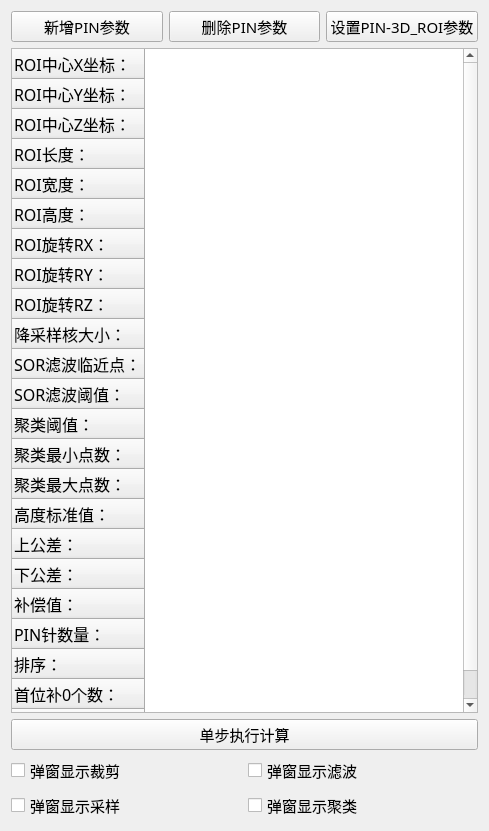
              <widget class="QWidget" name="scrollAreaWidgetContents_2">
               <property name="geometry">
                <rect>
                 <x>0</x>
                 <y>0</y>
                 <width>489</width>
                 <height>831</height>
                </rect>
               </property>
               <layout class="QVBoxLayout" name="verticalLayout_19">
                <item>
                 <layout class="QVBoxLayout" name="verticalLayout_16" stretch="1,20,3">
                  <item>
                   <layout class="QHBoxLayout" name="horizontalLayout_44">
                    <item>
                     <widget class="QPushButton" name="pBtn_AddPinROI">
                      <property name="font">
                       <font>
                        <family>微软雅黑</family>
                        <pointsize>11</pointsize>
                        <weight>50</weight>
                        <bold>false</bold>
                       </font>
                      </property>
                      <property name="text">
                       <string>新增PIN参数</string>
                      </property>
                     </widget>
                    </item>
                    <item>
                     <widget class="QPushButton" name="pBtn_DeletePinROI">
                      <property name="font">
                       <font>
                        <family>微软雅黑</family>
                        <pointsize>11</pointsize>
                        <weight>50</weight>
                        <bold>false</bold>
                       </font>
                      </property>
                      <property name="text">
                       <string>删除PIN参数</string>
                      </property>
                     </widget>
                    </item>
                    <item>
                     <widget class="QPushButton" name="pBtn_PickCropPinPoint">
                      <property name="font">
                       <font>
                        <family>微软雅黑</family>
                        <pointsize>11</pointsize>
                        <weight>50</weight>
                        <bold>false</bold>
                       </font>
                      </property>
                      <property name="toolTip">
                       <string>请按shift+鼠标左键点击，选取要裁剪区域的中心点</string>
                      </property>
                      <property name="text">
                       <string>设置PIN-3D_ROI参数</string>
                      </property>
                     </widget>
                    </item>
                   </layout>
                  </item>
                  <item>
                   <widget class="QTableWidget" name="tbeW_PInParams">
                    <property name="font">
                     <font>
                      <family>微软雅黑</family>
                      <pointsize>11</pointsize>
                      <weight>50</weight>
                      <bold>false</bold>
                     </font>
                    </property>
                    <row>
                     <property name="text">
                      <string>ROI中心X坐标：</string>
                     </property>
                     <property name="font">
                      <font>
                       <family>宋体</family>
                       <pointsize>12</pointsize>
                      </font>
                     </property>
                     <property name="textAlignment">
                      <set>AlignLeading|AlignVCenter</set>
                     </property>
                    </row>
                    <row>
                     <property name="text">
                      <string>ROI中心Y坐标：</string>
                     </property>
                     <property name="font">
                      <font>
                       <family>宋体</family>
                       <pointsize>12</pointsize>
                      </font>
                     </property>
                     <property name="textAlignment">
                      <set>AlignLeading|AlignVCenter</set>
                     </property>
                    </row>
                    <row>
                     <property name="text">
                      <string>ROI中心Z坐标：</string>
                     </property>
                     <property name="font">
                      <font>
                       <family>宋体</family>
                       <pointsize>12</pointsize>
                      </font>
                     </property>
                     <property name="textAlignment">
                      <set>AlignLeading|AlignVCenter</set>
                     </property>
                    </row>
                    <row>
                     <property name="text">
                      <string>ROI长度：</string>
                     </property>
                     <property name="font">
                      <font>
                       <family>宋体</family>
                       <pointsize>12</pointsize>
                      </font>
                     </property>
                     <property name="textAlignment">
                      <set>AlignLeading|AlignVCenter</set>
                     </property>
                    </row>
                    <row>
                     <property name="text">
                      <string>ROI宽度：</string>
                     </property>
                     <property name="font">
                      <font>
                       <family>宋体</family>
                       <pointsize>12</pointsize>
                      </font>
                     </property>
                     <property name="textAlignment">
                      <set>AlignLeading|AlignVCenter</set>
                     </property>
                    </row>
                    <row>
                     <property name="text">
                      <string>ROI高度：</string>
                     </property>
                     <property name="font">
                      <font>
                       <family>宋体</family>
                       <pointsize>12</pointsize>
                      </font>
                     </property>
                     <property name="textAlignment">
                      <set>AlignLeading|AlignVCenter</set>
                     </property>
                    </row>
                    <row>
                     <property name="text">
                      <string>ROI旋转RX：</string>
                     </property>
                     <property name="font">
                      <font>
                       <family>宋体</family>
                       <pointsize>12</pointsize>
                      </font>
                     </property>
                     <property name="textAlignment">
                      <set>AlignLeading|AlignVCenter</set>
                     </property>
                    </row>
                    <row>
                     <property name="text">
                      <string>ROI旋转RY：</string>
                     </property>
                     <property name="font">
                      <font>
                       <family>宋体</family>
                       <pointsize>12</pointsize>
                      </font>
                     </property>
                     <property name="textAlignment">
                      <set>AlignLeading|AlignVCenter</set>
                     </property>
                    </row>
                    <row>
                     <property name="text">
                      <string>ROI旋转RZ：</string>
                     </property>
                     <property name="font">
                      <font>
                       <family>宋体</family>
                       <pointsize>12</pointsize>
                      </font>
                     </property>
                     <property name="textAlignment">
                      <set>AlignLeading|AlignVCenter</set>
                     </property>
                    </row>
                    <row>
                     <property name="text">
                      <string>降采样核大小：</string>
                     </property>
                     <property name="font">
                      <font>
                       <family>宋体</family>
                       <pointsize>12</pointsize>
                      </font>
                     </property>
                    </row>
                    <row>
                     <property name="text">
                      <string>SOR滤波临近点：</string>
                     </property>
                     <property name="font">
                      <font>
                       <family>宋体</family>
                       <pointsize>12</pointsize>
                      </font>
                     </property>
                     <property name="textAlignment">
                      <set>AlignLeading|AlignVCenter</set>
                     </property>
                    </row>
                    <row>
                     <property name="text">
                      <string>SOR滤波阈值：</string>
                     </property>
                     <property name="font">
                      <font>
                       <family>宋体</family>
                       <pointsize>12</pointsize>
                      </font>
                     </property>
                     <property name="textAlignment">
                      <set>AlignLeading|AlignVCenter</set>
                     </property>
                    </row>
                    <row>
                     <property name="text">
                      <string>聚类阈值：</string>
                     </property>
                     <property name="font">
                      <font>
                       <family>宋体</family>
                       <pointsize>12</pointsize>
                      </font>
                     </property>
                     <property name="textAlignment">
                      <set>AlignLeading|AlignVCenter</set>
                     </property>
                    </row>
                    <row>
                     <property name="text">
                      <string>聚类最小点数：</string>
                     </property>
                     <property name="font">
                      <font>
                       <family>宋体</family>
                       <pointsize>12</pointsize>
                      </font>
                     </property>
                     <property name="textAlignment">
                      <set>AlignLeading|AlignVCenter</set>
                     </property>
                    </row>
                    <row>
                     <property name="text">
                      <string>聚类最大点数：</string>
                     </property>
                     <property name="font">
                      <font>
                       <family>宋体</family>
                       <pointsize>12</pointsize>
                      </font>
                     </property>
                     <property name="textAlignment">
                      <set>AlignLeading|AlignVCenter</set>
                     </property>
                    </row>
                    <row>
                     <property name="text">
                      <string>高度标准值：</string>
                     </property>
                     <property name="font">
                      <font>
                       <family>宋体</family>
                       <pointsize>12</pointsize>
                      </font>
                     </property>
                     <property name="textAlignment">
                      <set>AlignLeading|AlignVCenter</set>
                     </property>
                    </row>
                    <row>
                     <property name="text">
                      <string>上公差：</string>
                     </property>
                     <property name="font">
                      <font>
                       <family>宋体</family>
                       <pointsize>12</pointsize>
                      </font>
                     </property>
                     <property name="textAlignment">
                      <set>AlignLeading|AlignVCenter</set>
                     </property>
                    </row>
                    <row>
                     <property name="text">
                      <string>下公差：</string>
                     </property>
                     <property name="font">
                      <font>
                       <family>宋体</family>
                       <pointsize>12</pointsize>
                      </font>
                     </property>
                     <property name="textAlignment">
                      <set>AlignLeading|AlignVCenter</set>
                     </property>
                    </row>
                    <row>
                     <property name="text">
                      <string>补偿值：</string>
                     </property>
                     <property name="font">
                      <font>
                       <family>宋体</family>
                       <pointsize>12</pointsize>
                      </font>
                     </property>
                     <property name="textAlignment">
                      <set>AlignLeading|AlignVCenter</set>
                     </property>
                    </row>
                    <row>
                     <property name="text">
                      <string>PIN针数量：</string>
                     </property>
                     <property name="font">
                      <font>
                       <family>宋体</family>
                       <pointsize>12</pointsize>
                      </font>
                     </property>
                     <property name="textAlignment">
                      <set>AlignLeading|AlignVCenter</set>
                     </property>
                    </row>
                    <row>
                     <property name="text">
                      <string>排序：</string>
                     </property>
                     <property name="font">
                      <font>
                       <family>宋体</family>
                       <pointsize>12</pointsize>
                      </font>
                     </property>
                    </row>
                    <row>
                     <property name="text">
                      <string>首位补0个数：</string>
                     </property>
                     <property name="font">
                      <font>
                       <family>宋体</family>
                       <pointsize>12</pointsize>
                      </font>
                     </property>
                    </row>
                    <row>
                     <property name="text">
                      <string>尾位补0个数：</string>
                     </property>
                     <property name="font">
                      <font>
                       <family>宋体</family>
                       <pointsize>12</pointsize>
                      </font>
                     </property>
                    </row>
                   </widget>
                  </item>
                  <item>
                   <layout class="QVBoxLayout" name="verticalLayout_15">
                    <item>
                     <widget class="QPushButton" name="pBtn_RunPinCal">
                      <property name="font">
                       <font>
                        <family>微软雅黑</family>
                        <pointsize>11</pointsize>
                        <weight>50</weight>
                        <bold>false</bold>
                       </font>
                      </property>
                      <property name="toolTip">
                       <string>请按shift+鼠标左键点击，选取要裁剪区域的中心点</string>
                      </property>
                      <property name="text">
                       <string>单步执行计算</string>
                      </property>
                     </widget>
                    </item>
                    <item>
                     <layout class="QHBoxLayout" name="horizontalLayout_45">
                      <item>
                       <widget class="QCheckBox" name="ckB_PopWindowShowCropPinCloud">
                        <property name="font">
                         <font>
                          <family>微软雅黑</family>
                          <pointsize>11</pointsize>
                          <weight>50</weight>
                          <bold>false</bold>
                         </font>
                        </property>
                        <property name="text">
                         <string>弹窗显示裁剪</string>
                        </property>
                       </widget>
                      </item>
                      <item>
                       <widget class="QCheckBox" name="ckB_PopWindowShowPinSORCloud">
                        <property name="font">
                         <font>
                          <family>微软雅黑</family>
                          <pointsize>11</pointsize>
                          <weight>50</weight>
                          <bold>false</bold>
                         </font>
                        </property>
                        <property name="text">
                         <string>弹窗显示滤波</string>
                        </property>
                       </widget>
                      </item>
                     </layout>
                    </item>
                    <item>
                     <layout class="QHBoxLayout" name="horizontalLayout_46">
                      <item>
                       <widget class="QCheckBox" name="ckB_PopWindowShowPinDownCloud">
                        <property name="font">
                         <font>
                          <family>微软雅黑</family>
                          <pointsize>11</pointsize>
                          <weight>50</weight>
                          <bold>false</bold>
                         </font>
                        </property>
                        <property name="text">
                         <string>弹窗显示采样</string>
                        </property>
                       </widget>
                      </item>
                      <item>
                       <widget class="QCheckBox" name="ckB_PopWindowShowPinClusterCloud">
                        <property name="font">
                         <font>
                          <family>微软雅黑</family>
                          <pointsize>11</pointsize>
                          <weight>50</weight>
                          <bold>false</bold>
                         </font>
                        </property>
                        <property name="text">
                         <string>弹窗显示聚类</string>
                        </property>
                       </widget>
                      </item>
                     </layout>
                    </item>
                   </layout>
                  </item>
                 </layout>
                </item>
               </layout>
              </widget>
